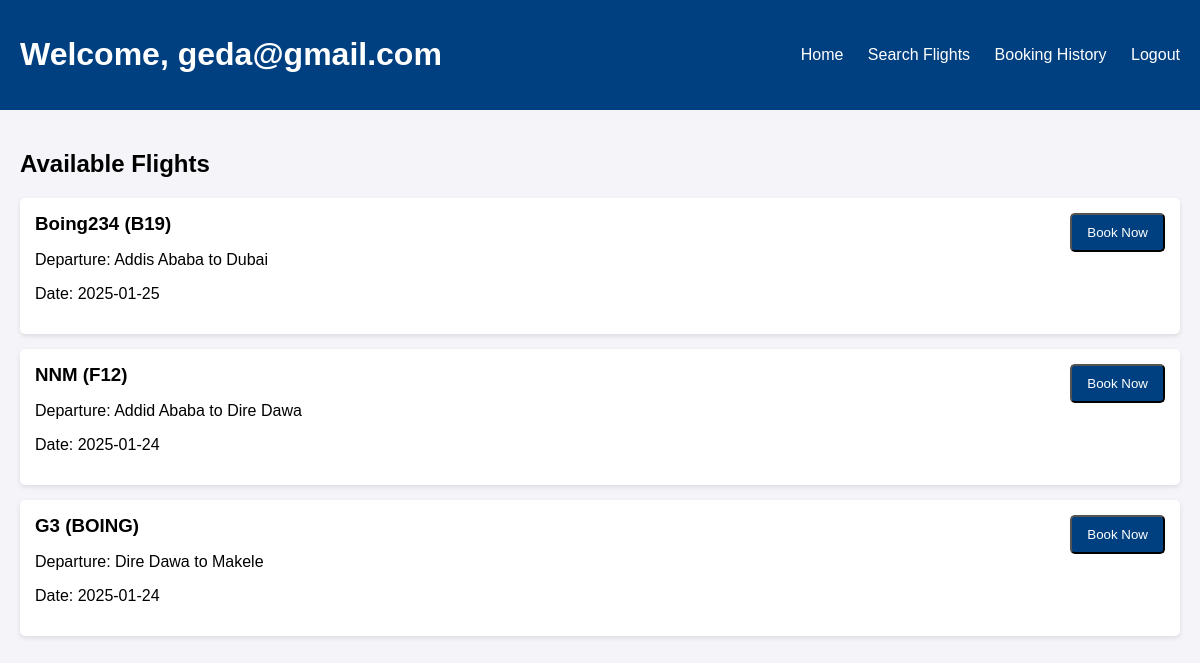
The page /user/view_flights.php (signed in) on the database its author committed.
### tables this page shows
CREATE TABLE `flights` (
  `id` int(11) NOT NULL,
  `flight_model` varchar(100) NOT NULL,
  `name` varchar(150) NOT NULL,
  `total_seats` int(11) NOT NULL,
  `price` decimal(10,2) NOT NULL,
  `departure_city` varchar(100) NOT NULL,
  `destination_city` varchar(100) NOT NULL,
  `departure_date` date NOT NULL,
  `created_at` timestamp NOT NULL DEFAULT current_timestamp()
);

### user/view_flights.php (the view, shortened to what this page needs)
<?php
require '../db_connection.php';
$sql = "SELECT * FROM flights";
$stmt = $pdo->query($sql);
$flights = $stmt->fetchAll(PDO::FETCH_ASSOC);
?>
<!DOCTYPE html>
<html lang="en">
<head>
</head>
<body>
    <header class="header">
        <h1>Welcome, <?php echo htmlspecialchars($_SESSION['email']); ?></h1>
        <nav>
            <a href="dashboard.php">Home</a>
            <a href="search_flights.php">Search Flights</a>
            <a href="booking_history.php">Booking History</a>
            <a href="../index.php">Logout</a>
        </nav>
    </header>
    <div class="container">
        <h2>Available Flights</h2>
        <div class="flight-list">
            <?php foreach ($flights as $flight): ?>
                <div class="flight-item">
                    <div>
                        <h3><?php echo htmlspecialchars($flight['name']); ?> (<?php echo htmlspecialchars($flight['flight_model']); ?>)</h3>
                        <p>Departure: <?php echo htmlspecialchars($flight['departure_city']); ?> to <?php echo htmlspecialchars($flight['destination_city']); ?></p>
                        <p>Date: <?php echo htmlspecialchars($flight['departure_date']); ?></p>
                    </div>
                    <form method="POST" action="book_flight.php">
                        <?php if (!isset($error_message)): ?>
                            <button type="submit" class="button">Book Now</button>
                        <?php else: ?>
                            <button type="button" class="button" disabled>Cannot Book</button>
                        <?php endif; ?>
                    </form>
                </div>
            <?php endforeach; ?>
        </div>
    </div>
</body>
</html>

### user/view_flights.php (style rules this page uses)
body { font-family: Arial, sans-serif; margin: 0; padding: 0; background-color: #f4f4f9; }
.header { background-color: #004080; color: white; padding: 15px 20px; display: flex; justify-content: space-between; align-items: center; }
.header nav a { color: white; text-decoration: none; margin-left: 20px; }
.container { padding: 20px; }
.flight-list { margin-top: 20px; }
.flight-item { padding: 15px; background-color: #fff; border-radius: 5px; box-shadow: 0 2px 5px rgba(0, 0, 0, 0.1); margin-bottom: 15px; display: flex; justify-content: space-between; }
.flight-item h3 { margin: 0; }
.button { background-color: #004080; color: white; padding: 10px 15px; text-decoration: none; border-radius: 5px; }

### rows shown on the page
flights: name "Boing234", flight_model "B19", departure_city "Addis Ababa", destination_city "Dubai", departure_date "2025-01-25"
flights: name "NNM", flight_model "F12", departure_city "Addid Ababa", destination_city "Dire Dawa", departure_date "2025-01-24"
flights: name "G3", flight_model "BOING", departure_city "Dire Dawa", destination_city "Makele", departure_date "2025-01-24"

### other values the page prints
$_SESSION['email'] "geda@gmail.com"
